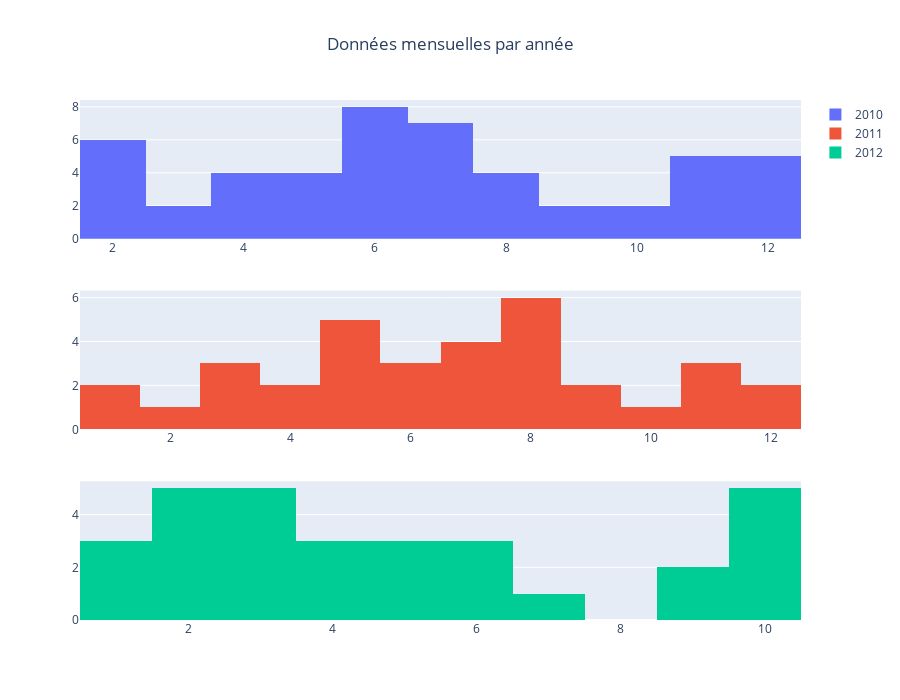

Notebook code cell kept with this figure:
### Code cell
fig = make_subplots(rows = 3, cols = 1)

years = df["Year"].sort_values().dropna().unique().tolist()

for i in range(len(years)):
    mask = (df["Year"] == years[i])
    df_year = df[mask]

    fig.add_trace(go.Histogram(x = df_year["Month"], name = str(years[i]), nbinsx=12), row = i + 1, col = 1)

fig.update_layout(title = go.layout.Title(text = "Données mensuelles par année", x = 0.5), autosize = False, height = 700)

fig.show()

### Figure 1 — Plotly figure (JSON) as saved in the notebook; plotly's stock layout.template omitted (floating-point values rounded to 4 significant figures)
{"data": [{"name": "2010", "nbinsx": 12, "type": "histogram", "x": [5, 5, 12, 10, 10, 4, 8, 4, 3, 4, 2, 7, 7, 11, 6, 8, 7, 8, 2, 12, 12, 8, 6, 9, 11, 7, 5, 3, 4, 6, 7, 6, 12, 7, 2, 2, 5, 12, 2, 11, 2, 6, 9, 7, 11, 11, 6, 6, 6], "xaxis": "x", "yaxis": "y"}, {"name": "2011", "nbinsx": 12, "type": "histogram", "x": [2, 3, 6, 8, 5, 12, 5, 5, 8, 3, 9, 4, 6, 11, 8, 8, 3, 9, 5, 12, 11, 1, 7, 1, 7, 5, 6, 11, 8, 7, 7, 4, 10, 8], "xaxis": "x2", "yaxis": "y2"}, {"name": "2012", "nbinsx": 12, "type": "histogram", "x": [2, 3, 10, 5, 10, 1, 2, 2, 4, 9, 2, 3, 6, 7, 2, 3, 10, 10, 3, 5, 1, 6, 6, 1, 4, 9, 3, 5, 10, 4], "xaxis": "x3", "yaxis": "y3"}], "layout": {"autosize": false, "height": 700, "title": {"text": "Données mensuelles par année", "x": 0.5}, "xaxis": {"anchor": "y", "domain": [0, 1]}, "xaxis2": {"anchor": "y2", "domain": [0, 1]}, "xaxis3": {"anchor": "y3", "domain": [0, 1]}, "yaxis": {"anchor": "x", "domain": [0.7333, 1]}, "yaxis2": {"anchor": "x2", "domain": [0.3667, 0.6333]}, "yaxis3": {"anchor": "x3", "domain": [0, 0.2667]}}}
